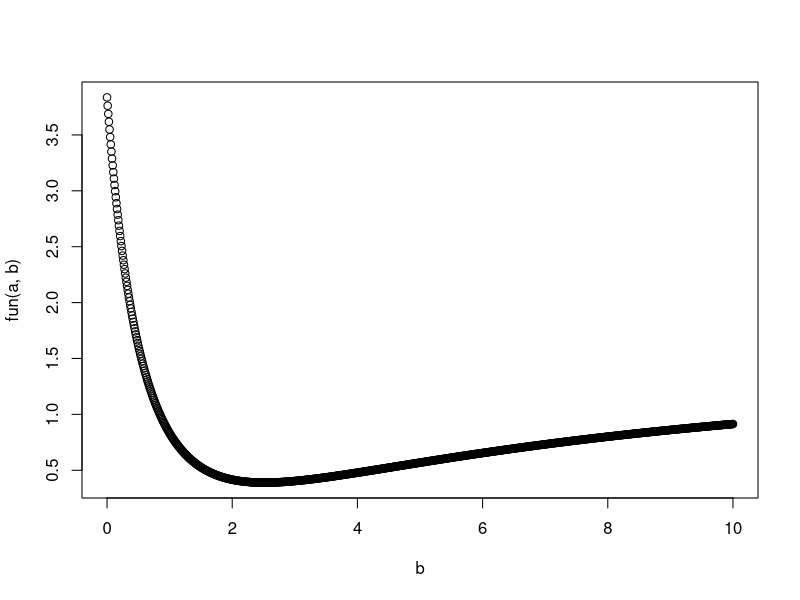
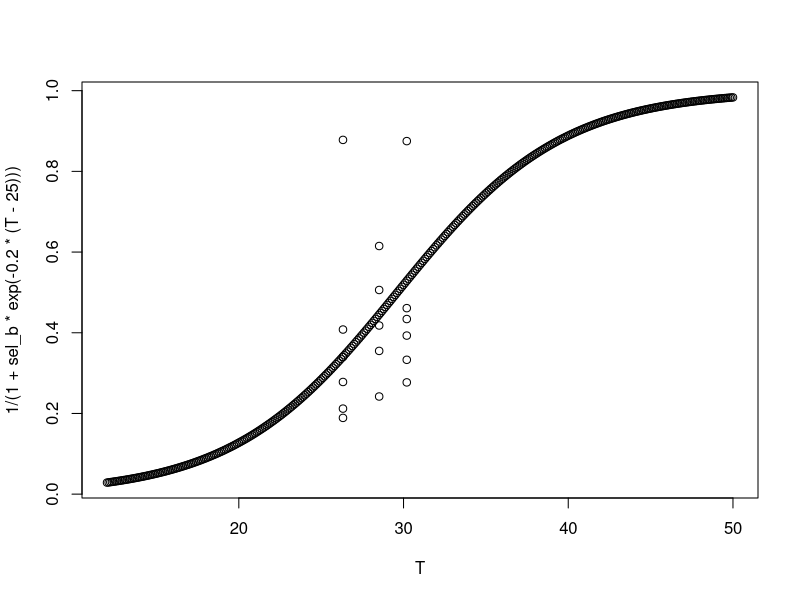

Write R code to recreate these figures, in order.
############ This script generating thermal function for water contact rate ###########

################### COLD DRY SEASON ############################
# from November to April 

# cold dry season boys,  (0-9) ages
c_d_b_0_9 <- c(0, 0.003, 0.004, 0.005, 0.01, 0.013, 0.018, 0.016, 0.035, 0.028, 0.023, 0.019, 0.015)

# We sum all the frequency to get daily frequency 
sum_c_d_b_0_9 <- sum(c_d_b_0_9)

# cold dry season girls,  (0-9) ages
c_d_g_0_9 <- c(0.002, 0.008, 0.014, 0.022, 0.023, 0.018, 0.023, 0.015, 0.044, 0.036, 0.031, 0.026, 0.016)

# We sum all the frequency to get daily frequency 
sum_c_d_g_0_9 <- sum(c_d_g_0_9)

# Since we do not do sex discrimination we average this 
#c_d_b_g_0_9 <- (sum(c_d_b_0_9)+sum(c_d_g_0_9))/2

# Same is down below 

# cold dry season boys,  (10-19) ages
c_d_b_10_19 <- c(0.01, 0.012, 0.012, 0.012, 0.012, 0.019, 0.034, 0.039, 0.042, 0.03, 0.025,  0.028, 0.065)

sum_c_d_b_10_19 <- sum(c_d_b_10_19)

# cold dry season girls,  (10-19) ages
c_d_g_10_19 <- c(0.007, 0.05, 0.094, 0.104, 0.078, 0.053, 0.061, 0.042, 0.061, 0.07, 0.084, 0.095, 0.079)

sum_c_d_g_10_19 <- sum(c_d_g_10_19)

#c_d_b_g_10_19 <- (sum(c_d_b_10_19)+sum(c_d_g_10_19))/2

# cold dry season boys,  (20+) ages
c_d_b_20_ <- c(0.012, 0.013, 0.011, 0.009,  0.012, 0.016, 0.024, 0.022, 0.017, 0.01, 0.017, 0.019, 0.03)

sum_c_d_b_20_ <- sum(c_d_b_20_)

# cold dry season girls,  (20+) ages
c_d_g_20_ <- c(0.012, 0.033, 0.033, 0.037, 0.03, 0.031, 0.043, 0.031, 0.03, 0.03, 0.036, 0.034, 0.028)

sum_c_d_g_20_ <- sum(c_d_g_20_)

#c_d_b_g_20_ <-  (sum(c_d_b_20_)+sum(c_d_g_20_))/2

# we avarage all them 
#c_d_contact_rate <- mean(c(c_d_b_g_0_9, c_d_b_g_10_19, c_d_b_g_20_))

min(c(c(c_d_b_0_9, c_d_g_0_9, c_d_b_10_19, c_d_g_10_19, c_d_b_20_, c_d_g_20_)))

# air temperature were drawn from andy app https://andychamberlin.users.earthengine.app/view/monthlytempapp1
# from Nowember to April 
c_d_temp <- mean(c(28.991, 26.656, 24.303, 24.896, 26.773))

################### HOT DRY SEASON ############################
# Up 45 degree from April to June 


# hot dry season boys,  (0-9) ages
h_d_b_0_9 <- c(0.013, 0.013, 0.016, 0.021, 0.021, 0.028, 0.028, 0.028, 0.077, 0.037, 0.03, 0.02, 0.023)

sum_h_d_b_0_9 <- sum(h_d_b_0_9)

# hot dry season girls,  (0-9) ages
h_d_g_0_9 <- c(0.022, 0.024, 0.026, 0.033, 0.03, 0.024, 0.027, 0.022, 0.062, 0.041, 0.045, 0.036, 0.026)

sum_h_d_g_0_9 <- sum(h_d_g_0_9)

#h_d_b_g_0_9 <- (sum(h_d_b_0_9)+sum(h_d_g_0_9))/2

# hot dry season boys,  (10-19) ages
h_d_b_10_19 <- c(0.03, 0.025, 0.018, 0.018, 0.025,  0.039, 0.061, 0.045, 0.071, 0.045, 0.043, 0.035, 0.051)

sum_h_d_b_10_19 <- sum(h_d_b_10_19)

# hot dry season girls,  (10-19) ages
h_d_g_10_19 <- c(0.069, 0.125, 0.133, 0.095, 0.067, 0.054, 0.07, 0.029, 0.076, 0.062, 0.101, 0.139, 0.094)

sum_h_d_g_10_19 <- sum(h_d_g_10_19)

#h_d_b_g_10_19 <- (sum(h_d_b_10_19)+sum(h_d_g_10_19))/2

# hot dry season boys,  (20+) ages
h_d_b_20_ <- c(0.02, 0.013, 0.011, 0.013, 0.015, 0.021, 0.04, 0.021, 0.01, 0.011, 0.016, 0.022, 0.029)

sum_h_d_b_20_ <- sum(h_d_b_20_)

# hot dry season boys,  (20+) ages
h_d_g_20_ <- c(0.056, 0.06, 0.062, 0.047, 0.042, 0.047, 0.062, 0.022, 0.027, 0.031, 0.052, 0.062, 0.045)

sum_h_d_g_20_ <- sum(h_d_g_20_)

#h_d_b_g_20_ <- (sum(h_d_b_20_)+sum(h_d_g_20_))/2

# we avarage all them 
#h_d_contact_rate <- mean(c(h_d_b_g_0_9, h_d_b_g_10_19, h_d_b_g_20_))

# from April to june 
h_d_temp <- mean(c(28.266, 28.285, 29.012))

min(c(c(h_d_b_0_9, h_d_g_0_9, h_d_b_10_19, h_d_g_10_19, h_d_b_20_, h_d_g_20_)))


################### HOT WET SEASON ############################
# from July to October 

# hot wet season boys,  (0-9) ages
h_w_b_0_9 <- c(0.001, 0.014, 0.013, 0.019, 0.022, 0.031, 0.033, 0.027, 0.05, 0.037, 0.03, 0.03, 0.026)

sum_h_w_b_0_9 <- sum(h_w_b_0_9)

# hot wet season girls,  (0-9) ages
h_w_g_0_9 <- c(0.009, 0.027, 0.03, 0.032, 0.028, 0.023, 0.03, 0.02, 0.053, 0.034, 0.041, 0.039, 0.027)

sum_h_w_g_0_9 <- sum(h_w_g_0_9)

#h_w_b_g_0_9 <- (sum(h_w_b_0_9)+sum(h_w_g_0_9))/2

# hot wet season boys,  (10-19) ages
h_w_b_10_19 <- c(0.011, 0.025, 0.017, 0.02, 0.032, 0.05, 0.061, 0.044, 0.04, 0.03, 0.026, 0.032, 0.046)

sum_h_w_b_10_19 <- sum(h_w_b_10_19)

# hot wet season girls,  (10-19) ages
h_w_g_10_19 <- c(0.024, 0.103, 0.099, 0.1, 0.047, 0.043, 0.053, 0.025, 0.057, 0.054, 0.08, 0.125, 0.065)

sum_h_w_g_10_19 <- sum(h_w_g_10_19)

#h_w_b_g_10_19 <- (sum(h_w_b_10_19)+sum(h_w_g_10_19))/2


# hot wet season boys,  (20+) ages
h_w_b_20_ <- c(0.027, 0.023, 0.017, 0.011, 0.02, 0.038, 0.041, 0.023, 0.01, 0.007, 0.015, 0.018, 0.027)

sum_h_w_b_20_ <- sum(h_w_b_20_)

# hot wet season girl,  (20+) ages
h_w_g_20_ <- c(0.035, 0.044, 0.037, 0.039, 0.03, 0.039, 0.051, 0.019, 0.025, 0.022, 0.038, 0.047, 0.035)

sum_h_w_g_20_ <- sum(h_w_g_20_)

#h_w_b_g_20_ <- (sum(h_w_b_20_)+sum(h_w_g_20_))/2

min(c(c(h_w_b_0_9, h_w_g_0_9, h_w_b_10_19, h_w_g_10_19, h_w_b_20_, h_w_g_20_)))


# we avarage all them 
#h_w_contact_rate <- mean(c(h_w_b_g_0_9, h_w_b_g_10_19, h_w_b_g_20_))

h_w_temp <- mean(c(29.012, 29.575, 29.869, 30.729, 31.799))

# then the temperature 

senegal_temp_data <- c(c_d_temp, c_d_temp, c_d_temp, c_d_temp, c_d_temp, c_d_temp,
                       h_d_temp, h_d_temp, h_d_temp, h_d_temp, h_d_temp, h_d_temp, 
                       h_w_temp, h_w_temp, h_w_temp, h_w_temp, h_w_temp, h_w_temp)
senegal_contact_rate <- c(sum_c_d_b_0_9, sum_c_d_b_10_19, sum_c_d_b_20_,
                          sum_c_d_g_0_9, sum_c_d_g_10_19, sum_c_d_g_20_,
                          sum_h_d_b_0_9, sum_h_d_b_10_19, sum_h_d_b_20_,
                          sum_h_d_g_0_9, sum_h_d_g_10_19, sum_h_d_g_20_,
                          sum_h_w_b_0_9, sum_h_w_b_10_19, sum_h_w_b_20_,
                          sum_h_w_g_0_9, sum_h_w_g_10_19, sum_h_w_g_20_)

# To model the contact rate we will use sigmoid function f(T) = 1/(1+exp(-a*(T-25)))
# To find the best value of "a"  for the sigmoid function we find the minimum values of 
#fucntion below 


fun <-function(a, b) {(1/(1+b*exp(-a*(senegal_temp_data[1] -25)))-senegal_contact_rate[1])^2+
  (1/(1+b*exp(-a*(senegal_temp_data[2] -25)))-senegal_contact_rate[2])^2+
  (1/(1+b*exp(-a*(senegal_temp_data[3] -25)))-senegal_contact_rate[3])^2+
    (1/(1+b*exp(-a*(senegal_temp_data[4] -25)))-senegal_contact_rate[4])^2+
    (1/(1+b*exp(-a*(senegal_temp_data[5] -25)))-senegal_contact_rate[5])^2+
    (1/(1+b*exp(-a*(senegal_temp_data[6] -25)))-senegal_contact_rate[6])^2+
    (1/(1+b*exp(-a*(senegal_temp_data[7] -25)))-senegal_contact_rate[7])^2+
    (1/(1+b*exp(-a*(senegal_temp_data[8] -25)))-senegal_contact_rate[8])^2+
    (1/(1+b*exp(-a*(senegal_temp_data[9] -25)))-senegal_contact_rate[9])^2
}


a <- 0.2
b <- seq(0, 10, by = 0.01)

plot(b, fun(a,b))

b[which.min(fun(a,b))]


# the root is -0.005, then the sigmoid function is f(T) = 1/(1+exp(-0.0198*(T-25))

sel_b = 2.52

T <- seq(12, 50, by = .1)
plot(T, 1/(1+sel_b*exp(-.2*(T-25))))
points(senegal_temp_data, senegal_contact_rate)




